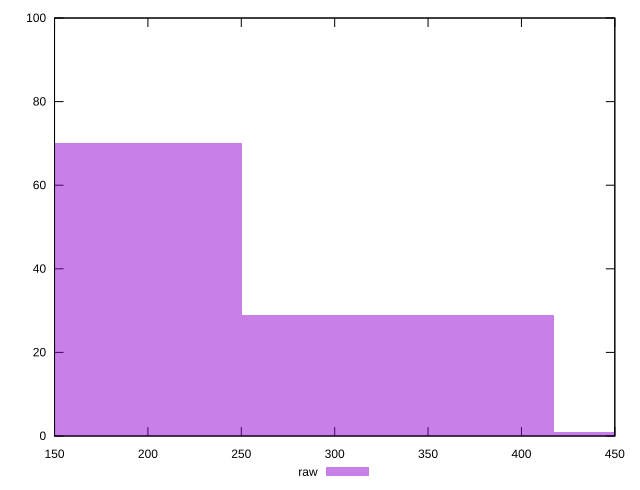

Recreate this plot in gnuplot.
reset

$raw <<EOF
334.0096742165403 29
167.00483710827015 70
501.0145113248104 1
EOF

set key outside below
set boxwidth 167.00483710827015
set xrange [150:450]
set yrange [0:100]
set trange [0:100]
set style fill transparent solid 0.5 noborder
set terminal svg size 640, 490 enhanced background rgb 'white'
set output "report_00018_2021-02-10T15-25-16.877Z/offscreen-images/samples/pages/raw/histogram.svg"

plot $raw title "raw" with boxes

reset
